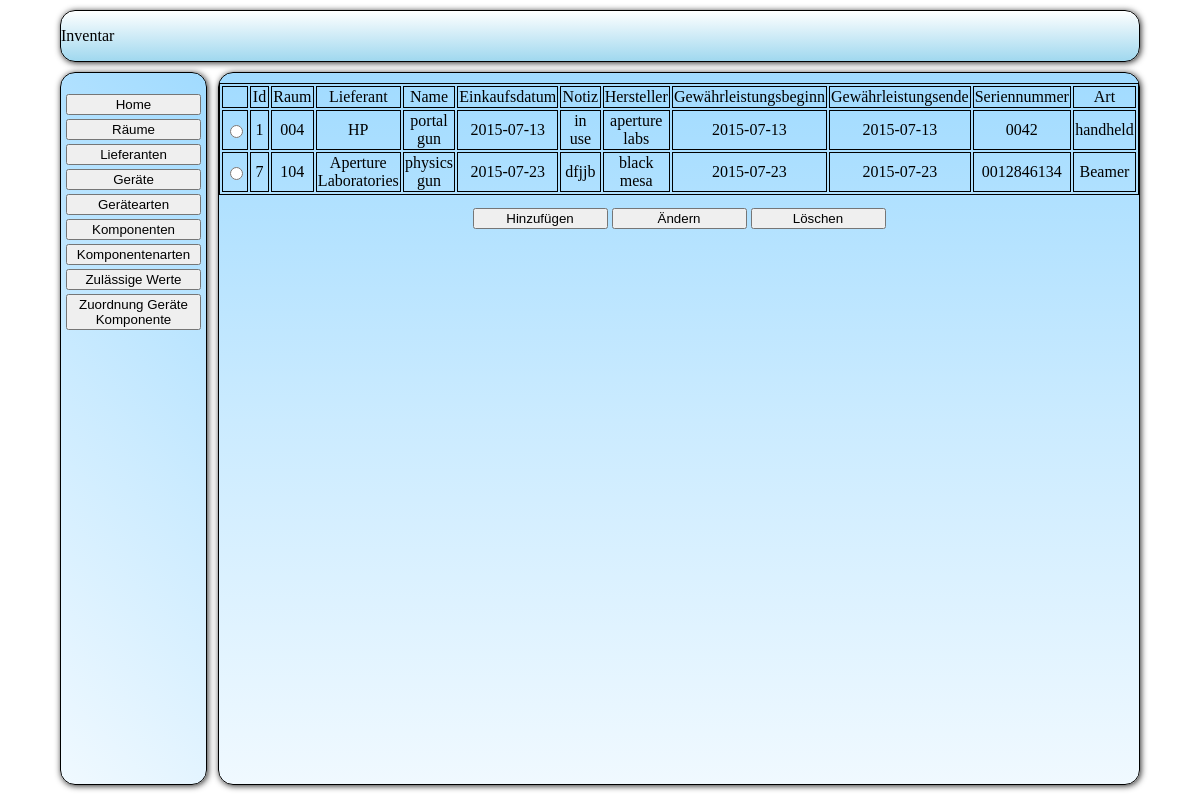
Page /src/php/fro_Auswahl.php?action=list&table=geraete on the committed database.
### tables this page shows
CREATE TABLE IF NOT EXISTS `tbl_geraete` (
`geraete_id` int(11) NOT NULL,
  `raum_fk` int(11) DEFAULT NULL,
  `lieferant_fk` int(11) DEFAULT NULL,
  `geraet_name` text,
  `geraet_ek_datum` date DEFAULT NULL,
  `geraet_notiz` text,
  `geraet_hersteller` text,
  `geraet_gewaehr_beginn` date DEFAULT NULL,
  `geraet_gewaehr_ende` date DEFAULT NULL,
  `geraete_seriennummer` text,
  `geraete_art_fk` int(11) DEFAULT NULL
);

CREATE TABLE IF NOT EXISTS `tbl_raeume` (
`raum_id` int(11) NOT NULL,
  `raum_notiz` text,
  `raum_name` text
);

CREATE TABLE IF NOT EXISTS `tbl_lieferanten` (
`lieferant_id` int(11) NOT NULL,
  `lieferant_firmenname` text,
  `lieferant_vorname` text,
  `lieferant_nachname` text,
  `lieferant_plz` int(11) DEFAULT NULL,
  `lieferant_ort` text,
  `lieferant_strasse` text
);

CREATE TABLE IF NOT EXISTS `tbl_geraete_art` (
`geraete_art_id` int(11) NOT NULL,
  `geraete_art_name` text
);

### src/lib/plotting/forms.php (called while the page is built, shortened)
<?php
function get($key, $default)
{
    if(isset($_GET[$key]))
    {
	return htmlspecialchars($_GET[$key]);
    }
}
class form
{
    public function start($action, $method)
    {
	$additional = "";
	if((isset($method))&&($method != ""))
	{
	    $additional .= "method='".$method."' ";
	}
	\utility\html\openTag("form", "", $additional);
	return $this;
    }
    public function addInput($type,$name,$value)
    {
	$additional = "type='".$type."' name='".$name."'";
	if((isset($value))&&($value != ""))
	{
	    $additional .= " value='".$value."'";
	}
	\utility\html\singleTag("input", "", $additional);
	return $this;
    }
}

### src/php/sql_get.php (called while the page is built, shortened)
<?php
function func_a_getGeraete()
{
    $txt_sql_statement = "SELECT tbl_geraete.geraete_id, tbl_raeume.raum_name, tbl_lieferanten.lieferant_firmenname, tbl_geraete.geraet_name, tbl_geraete.geraet_ek_datum, tbl_geraete.geraet_notiz, tbl_geraete.geraet_hersteller, tbl_geraete.geraet_gewaehr_beginn, tbl_geraete.geraet_gewaehr_ende, tbl_geraete.geraete_seriennummer, tbl_geraete_art.geraete_art_name   "
			."FROM biscuit.tbl_geraete "
			."left join tbl_raeume on tbl_raeume.raum_id = tbl_geraete.raum_fk "
			."left join tbl_lieferanten on tbl_lieferanten.lieferant_id = tbl_geraete.lieferant_fk "
			."left join tbl_geraete_art on tbl_geraete_art.geraete_art_id = tbl_geraete.geraete_art_fk;";
    $a_sql_ausgabe = array();
    $a_sql_result = mysql_query($txt_sql_statement)
            or die ("Anfrage Fehlgeschlagen");
    while($a_sql_cache = mysql_fetch_assoc($a_sql_result))
    {
	$a_sql_ausgabe[] = $a_sql_cache;
    }
    return $a_sql_ausgabe;
}

### src/php/log_Liste.php (the view, shortened to what this page needs)
<?php
$oFormular = new \utility\forms\form();
$oFormular->start("", "get");
$oTabelle = new \utility\tables\table();
$oTabelle->start(true, "liste");
$oTabelle->startRow();
$oTabelle->addCell("");
foreach ($aErgebnis_attribute as $mAttribut)
{
    $oTabelle->addCell($mAttribut);
}
foreach ($aErgebnisse as $aErgebnis)
{
    reset($aErgebnis);
    $oFormular->addInput("radio", "selektiert", $aErgebnis[key($aErgebnis)]);
    foreach ($aErgebnis as $sIndex => $mData)
    {
	echo $mData;
    }
}
require_once './fro_Auswahl_buttons.php';

### src/lib/plotting/html.php (shortened to what this page needs)
<?php
function openTag($tag, $class = "", $additional = "")
{
    if((isset($tag))&&($tag != ""))
    {
	echo "<".$tag;
	if((isset($class))&&($class != ""))
	{
	    echo " class='".$class."'";
	}
	if((isset($additional))&&($additional != ""))
	{
	    echo " ".$additional;
	}
	echo ">";
    }
}
function closeTag($tag)
{
    if((isset($tag))&&($tag != ""))
    {
	echo "</".$tag.">";
    }
}
function singleTag($tag, $class, $additional)
{
        if((isset($tag))&&($tag != ""))
	{
	    echo "<".$tag;
	    if((isset($class))&&($class != ""))
	    {
		echo " class='".$class."'";
	    }
	    if((isset($additional))&&($additional != ""))
	    {
		echo " ".$additional;
	    }
	    echo "/>";
	}
}

### src/css/main.css (style rules this page uses)
body { padding: 0; margin: 0; }
table.liste { position: relative; margin: auto; top: 10px; border: 1px solid black; }
table.liste td { border: 1px solid black; width: 75px; text-align: center; }

### rows in the picture
tbl_geraete: geraete_id "1", raum_fk.raum_name "004", lieferant_fk.lieferant_firmenname "HP", geraet_name "portal gun", geraet_ek_datum "2015-07-13", geraet_notiz "in use", geraet_hersteller "aperture labs", geraet_gewaehr_beginn "2015-07-13", geraet_gewaehr_ende "2015-07-13", geraete_seriennummer "0042", geraete_art_fk.geraete_art_name "handheld"
tbl_geraete: geraete_id "7", raum_fk.raum_name "104", lieferant_fk.lieferant_firmenname "Aperture Laboratories", geraet_name "physics gun", geraet_ek_datum "2015-07-23", geraet_notiz "dfjjb", geraet_hersteller "black mesa", geraet_gewaehr_beginn "2015-07-23", geraet_gewaehr_ende "2015-07-23", geraete_seriennummer "0012846134", geraete_art_fk.geraete_art_name "Beamer"

### other values in the picture
$string "Id"
$string "Raum"
$string "Lieferant"
$string "Name"
$string "Einkaufsdatum"
$string "Notiz"
$string "Hersteller"
$string "Gewährleistungsbeginn"
$string "Gewährleistungsende"
$string "Seriennummer"
$string "Art"
